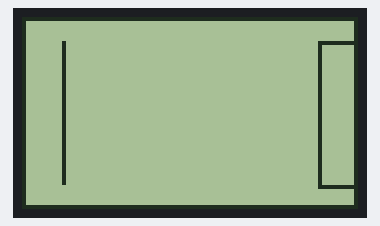
Bench run of a sketch on a simulated Arduino Uno, built with avr-gcc and run on an emulated ATmega328P. Parts: 84×48 one-colour display.

Above: at 0.1 s.

The sketch:

_3D_Maze_03.ino
```cpp
// Arduino 3D Maze v0.0 by Hari Wiguna, 2016

#include "U8glib.h"
#include "Point.h"
U8GLIB_PCD8544 u8g(13, 11, 9, 8, 10); // SPI Com: SCK = 13, MOSI = 11, CS = 9, A0/DataCommand = 8, Reset = 10

u8g_uint_t screenWidth, screenHeight;
u8g_uint_t screenHalfWidth, screenHalfHeight;

u8g_uint_t hInset;
u8g_uint_t vInset;
u8g_uint_t wallHeight;
int potPin = A0;
u8g_uint_t shift;
unsigned long timeToMove;
const int steps = 3;
float centerX[steps];
float centerY[steps];
float ratio;
u8g_uint_t x0, y0;

byte maze[8][8] = {
  {0, 0, 0, 0, 0, 0, 0, 0},
  {0, 0, 0, 0, 0, 0, 0, 0},
  {0, 0, 0, 0, 0, 0, 0, 0},
  {0, 0, 0, 0, 0, 0, 0, 0},
  {0, 0, 0, 0, 0, 0, 0, 0},
  {0, 0, 0, 0, 0, 0, 0, 0},
  {0, 0, 0, 0, 0, 0, 0, 0},
  {0, 0, 0, 0, 0, 0, 0, 0},
};

void XToCorners(u8g_uint_t x, Point* points) {
  u8g_uint_t y = (u8g_uint_t)(1.0 * x * ratio);
  points[0].Set(x0 - x, y0 - y); // 0 = top left
  points[1].Set(x0 + x, y0 - y); // 1 = top right
  points[2].Set(x0 + x, y0 + y); // 2 = bottom right
  points[3].Set(x0 - x, y0 + y); // 3 = bottom left
}

void DrawWalls(Point* outer, Point* inner, byte x, byte y)
{
  bool hasLeftSideWall = maze[x - 1][y];
  bool hasRightSideWall = maze[x + 1][y];
  bool hasFrontWall    = maze[x][y + 1];
  bool hasLeftFrontWall = maze[x-1][y+1];
  bool hasRightFrontWall = maze[x+1][y+1];

  //-- Left Side Wall --
  if (hasLeftSideWall) {
    u8g.drawLine( outer[0].X - shift, outer[0].Y, inner[0].X - shift, inner[0].Y);
    u8g.drawVLine(inner[0].X - shift, inner[0].Y, inner[3].Y - inner[0].Y);
    u8g.drawLine( inner[0].X - shift, inner[3].Y, outer[3].X - shift, outer[3].Y);
  } else
  {
    //-- Left Front Wall --
    u8g.drawHLine(outer[0].X - shift, inner[0].Y, outer[0].X - inner[0].X + shift);
    u8g.drawVLine(inner[0].X - shift, inner[0].Y, inner[3].Y - inner[1].Y);
    u8g.drawHLine(outer[3].X - shift, inner[3].Y, outer[3].X - inner[3].X + shift);
  }

  //-- Back wall --
  if (hasFrontWall) {
    u8g.drawHLine(outer[0].X - shift, outer[0].Y, outer[1].X - outer[0].X);
    u8g.drawHLine(outer[3].X - shift, outer[3].Y, outer[2].X - outer[3].X);
  }

  //-- Right Side Wall --
  if (hasRightSideWall) {
    u8g.drawLine( outer[1].X - shift, outer[1].Y, inner[1].X - shift, inner[1].Y);
    u8g.drawVLine(inner[1].X - shift, inner[1].Y, inner[2].Y - inner[1].Y);
    u8g.drawLine( inner[2].X - shift, inner[2].Y, outer[2].X - shift, outer[2].Y);
  }
  else
  {
    u8g.drawHLine(inner[1].X - shift, inner[1].Y, outer[1].X - inner[1].X + shift);
    u8g.drawVLine(inner[1].X - shift, inner[1].Y, inner[2].Y - inner[1].Y);
    u8g.drawHLine(inner[2].X - shift, inner[2].Y, outer[2].X - inner[2].X + shift);
  }
}

void DrawMaze()
{
  if (millis() > timeToMove) {
    shift = 0; //map(analogRead(potPin), 0, 1023, -10, 10);
    timeToMove = millis() + 50;
  }

  u8g.drawFrame(0, 0, screenWidth, screenHeight);

  Point corners0[4];  XToCorners(screenHalfWidth - hInset * 0, corners0);
  Point corners1[4];  XToCorners(screenHalfWidth - hInset * 1, corners1);
  Point corners2[4];  XToCorners(screenHalfWidth - hInset * 2, corners2);
  Point corners3[4];  XToCorners(screenHalfWidth - hInset * 3, corners3);

  DrawWalls(corners0, corners1, 2, 7 );
  //DrawWalls(corners1, corners2, 2, 6 );
  //DrawWalls(corners2, corners3, 2, 5 );

  //  wallHeight = screenHeight - vInset - vInset;
  //  //-- Second Right Wall --
  //  u8g_uint_t hInset2 = hInset + 10;
  //  u8g_uint_t vInset2 = vInset + 8;
  //  u8g_uint_t wallHeight2 = screenHeight - vInset2 - vInset2;
  //  u8g.drawLine(screenWidth - hInset2 - shift, vInset2, screenWidth - hInset - shift, vInset);
  //  u8g.drawVLine(screenWidth - hInset2 - shift, vInset2, wallHeight2);
  //  u8g.drawLine(screenWidth - hInset2 - shift, screenHeight - vInset2, screenWidth - hInset - shift, screenHeight - vInset);
  //
  //  //-- Back wall --
  //  u8g.drawHLine(hInset - shift, vInset2, screenWidth - hInset - hInset2);
  //  u8g.drawHLine(hInset - shift, screenHeight - vInset2, screenWidth - hInset - hInset2);
}

void setup(void) {
  Serial.begin(9600);
  u8g.setRot180();  // flip screen
  screenWidth = u8g.getWidth();
  screenHeight = u8g.getHeight();
  x0 = screenHalfWidth = screenWidth / 2;
  y0 = screenHalfHeight = screenHeight / 2;
  vInset = screenHeight / 4;
  hInset = screenWidth / 8;

  ratio = 1.0 * screenHalfHeight / screenHalfWidth;
}

void loop(void) {
  u8g.firstPage();
  do {
    DrawMaze();
  } while ( u8g.nextPage() );
}
```

Point.cpp
```cpp
#include "U8glib.h"
#include "Point.h"

void Point::Set(u8g_uint_t x, u8g_uint_t y)
{
  X = x;
  Y = y;
}
```

Point.h
```cpp
#ifndef Point_h
#define Point_h

#include "U8glib.h"

class Point
{
  public:
    void Set(u8g_uint_t x, u8g_uint_t y);
    u8g_uint_t X;
    u8g_uint_t Y;
};

#endif
```
